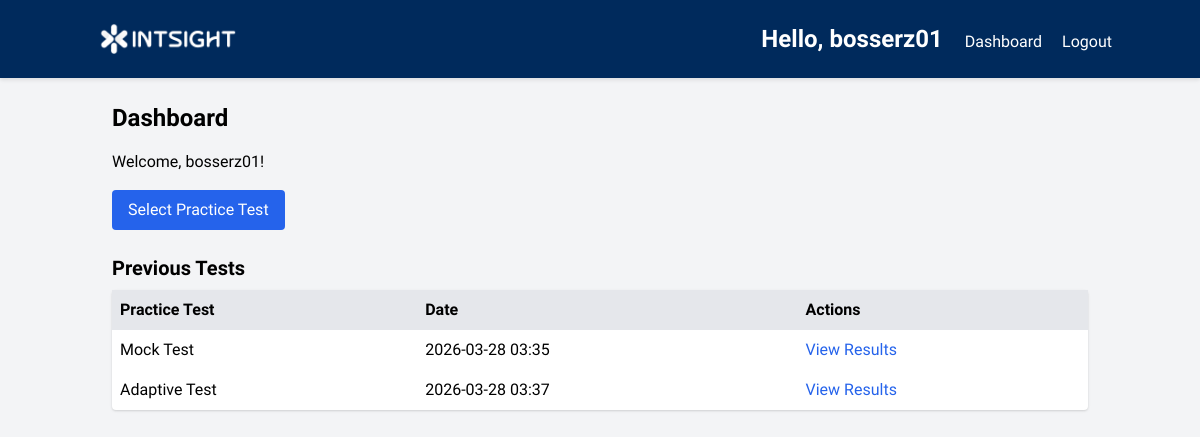
The app's page /dashboard (signed in) with its own data.
### app.py (models this page shows)
class User(db.Model):
    __tablename__ = "users"
    id = db.Column(db.Integer, primary_key=True)
    username = db.Column(db.String(80), unique=True, nullable=False)
    password = db.Column(db.String(120), nullable=False)
    email = db.Column(db.String(120), unique=True, nullable=False)

class TestSession(db.Model):
    __tablename__ = "test_sessions"
    id = db.Column(db.Integer, primary_key=True)
    user_id = db.Column(db.Integer, db.ForeignKey('users.id'), nullable=False)
    practice_test_id = db.Column(db.String(10), nullable=False)  # ID of the practice test (e.g., 'test1', 'test2')
    start_time = db.Column(db.DateTime, nullable=False)
    score = db.Column(db.Integer, nullable=True)
    answers = db.Column(db.Text, nullable=True)  # JSON string of answers
    current_question = db.Column(db.Integer, default=0)
    current_section = db.Column(db.Integer, default=0)  # 0 to 3 for the 4 sections
    marked_for_review = db.Column(db.Text, nullable=True)  # JSON string of marked questions
    section_start_time = db.Column(db.DateTime, nullable=True)

### app.py (the view)
@app.route('/dashboard')
def dashboard():
    if 'user_id' not in session:
        flash('Please log in to access the dashboard.')
        return redirect(url_for('login'))
    user = User.query.get(session['user_id'])
    active_session = TestSession.query.filter_by(
        user_id=user.id, score=None
    ).order_by(TestSession.start_time.desc()).first()
    test_sessions = TestSession.query.filter_by(user_id=user.id).all()
    return render_template('dashboard.html',
                           username=session['username'],
                           test_sessions=test_sessions,
        active_session=active_session)

### templates/dashboard.html (shortened to what this page needs)
{% extends 'base.html' %}
{% block content %}
    <h2 class="text-2xl font-bold mb-4">Dashboard</h2>
    <p class="mb-4">Welcome, {{ username }}!</p>
    <a href="{{ url_for('select_test') }}" class="bg-blue-600 text-white px-4 py-2 rounded hover:bg-blue-700 mb-6 inline-block">Select Practice Test</a>
    <h3 class="text-xl font-bold mb-2">Previous Tests</h3>
    {% if test_sessions %}
        <table class="w-full bg-white shadow rounded">
            <thead>
                <tr class="bg-gray-200">
                    <th class="p-2 text-left">Practice Test</th>
                    <th class="p-2 text-left">Date</th>
                    <th class="p-2 text-left">Actions</th>
                </tr>
            </thead>
            <tbody>
                {% for session in test_sessions %}
                    <tr>
                        <td class="p-2">{{ session.practice_test_id }}</td>
                        <td class="p-2">{{ session.start_time.strftime('%Y-%m-%d %H:%M') }}</td>
                        <td class="p-2">
                            <a href="{{ url_for('results', session_id=session.id) }}" class="text-blue-600 hover:underline">View Results</a>
                        </td>
                    </tr>
                {% endfor %}
            </tbody>
        </table>
    {% else %}
        <p>No tests taken yet.</p>
    {% endif %}
{% endblock %}

### templates/base.html (shortened to what this page needs)
<!DOCTYPE html>
<html lang="en">
<head>
    <link href="https://cdn.jsdelivr.net/npm/tailwindcss@2.2.19/dist/tailwind.min.css" rel="stylesheet">
    <link rel="stylesheet" href="{{ url_for('static', filename='css/style.css') }}">
</head>
<body class="bg-gray-100 font-sans">
    <nav class="bg-intsight text-white p-4">
        <div class="container mx-auto flex justify-between items-center">
            <a href="{{ url_for('index') }}" class="text-2xl font-bold">
                <img src="{{ url_for('static', filename='intsight-logo-white.png') }}" style="max-width: 160px;" alt="Intsight Logo">
            <div>
                {% if session.username %}
                    <span class="mr-4">Hello, {{ session.username }}</span>
                    <a href="{{ url_for('dashboard') }}" class="mr-4">Dashboard</a>
                    <a href="{{ url_for('logout') }}">Logout</a>
                {% else %}
                    <a href="{{ url_for('login') }}" class="mr-4">Login</a>
                {% endif %}
            </div>
        </div>
    </nav>
    <div class="container mx-auto p-6">
        {% block content %}{% endblock %}
    </div>
</body>
</html>

### static/css/style.css (style rules this page uses)
body { min-height: 100vh; display: flex; flex-direction: column; font-family: "Anuphan", sans-serif !important; }
.container { flex: 1; }
.bg-intsight { background-color: #002a5c; }
nav { box-shadow: 0 2px 4px rgba(0, 0, 0, 0.1); }

### records on screen
User: username "bosserz01"
TestSession: practice_test_id "Mock Test", start_time "2026-03-28 03:35"
TestSession: practice_test_id "Adaptive Test", start_time "2026-03-28 03:37"
